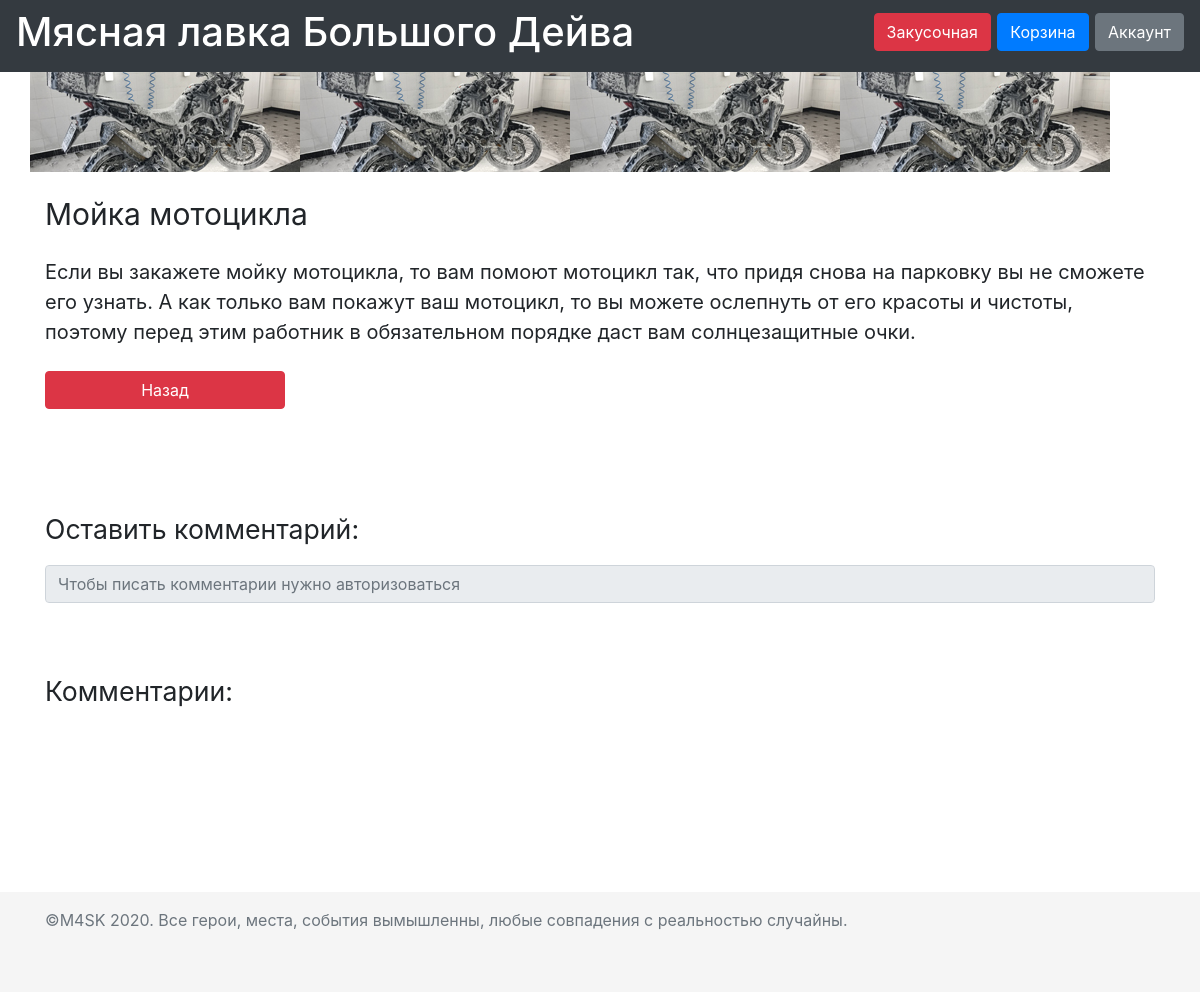
/motorcycle_workshop/2, run on an earlier commit of the app's database.
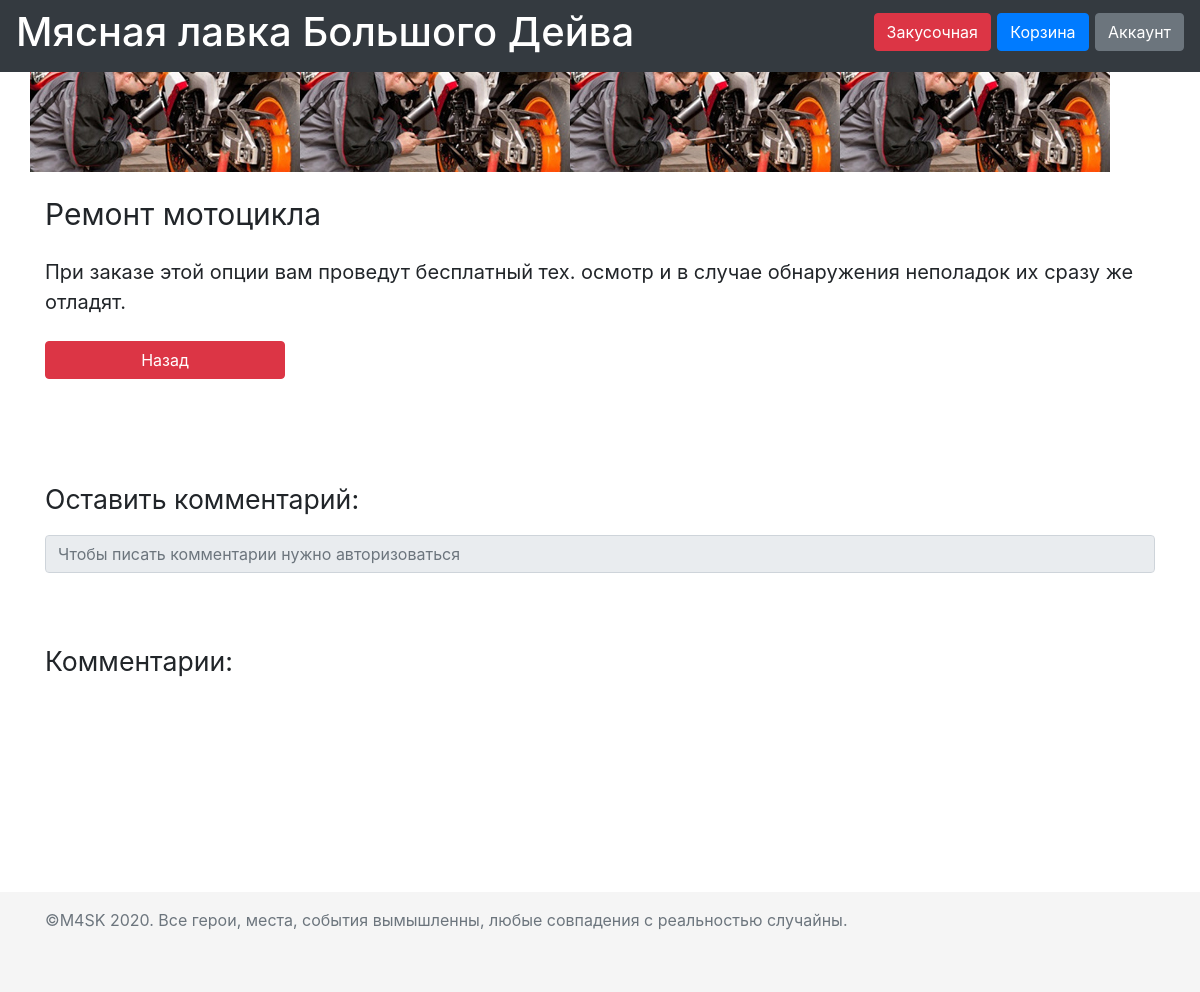
And on a later commit of the database.
### data/Services.py (models this page shows, shortened)
class Services(SqlAlchemyBase, UserMixin, SerializerMixin):
    __tablename__ = 'services'
    id = sqlalchemy.Column(sqlalchemy.Integer, primary_key=True, autoincrement=True)
    photo = sqlalchemy.Column(sqlalchemy.String)
    name = sqlalchemy.Column(sqlalchemy.String, nullable=True)
    short_description = sqlalchemy.Column(sqlalchemy.String, nullable=True)
    full_description = sqlalchemy.Column(sqlalchemy.String, nullable=True)
    price = sqlalchemy.Column(sqlalchemy.Float, nullable=True)
    cart = orm.relation("Cart", back_populates='services')
    comment = orm.relation("Comment", back_populates='services')

### flask_app.py (the view)
    @app.route('/motorcycle_workshop/<int:id>', methods=['GET', 'POST'])
    def current_services(id):
        session = db_session.create_session()
        services = session.query(Services).get(id)
        comment = session.query(Comment).filter(Comment.services == services).all()
        comment.reverse()
        print(comment)
        if current_user.is_authenticated:
            user = session.query(User).filter(User.id == current_user.id).first()
            form = CommentForm()
            if form.validate_on_submit():
                comm = Comment(
                    text=form.comment.data,
                    services=services,
                    user=user
                )
                session.add(comm)
                session.commit()
                return redirect('/motorcycle_workshop/' + str(id))
        else:
            user = False
            form = None
        return render_template('motorcycle_workshop_services.html', title=services.name, services=services, user=user,
                               form=form, comment=comment)

### data/db_session.py (called while the page is built)
def create_session() -> Session:
    global __factory
    return __factory()

### templates/motorcycle_workshop_services.html (shortened to what this page needs)
{% extends "base_motorcycle_workshop.html" %}
{% block content %}
<div class="row">
    <img src={{ services.photo }} alt={{ services.photo }}>
    <img src={{ services.photo }} alt={{ services.photo }}>
    <img src={{ services.photo }} alt={{ services.photo }}>
    <img src={{ services.photo }} alt={{ services.photo }}>
</div>
<p style="font-size: 30px;">
    {{ services.name }}<br>
</p>
<p style="font-size: 20px;">{{ services.full_description }}</p>
<p>
    <a href="/motorcycle_workshop" class="btn btn-danger" style="width: 15rem; height: 2,5rem;">Назад</a>
</p>
<p><br><br>Оставить комментарий:</p>
{% if user %}
<div class="card" style="width: 48rem; margin: 10px;">
    <form action="" method="post">
        {{ form.hidden_tag() }}
        {{ form.csrf_token }}
        <div class="form-group row">
            <label for="staticEmail" class="col-sm-2 col-form-label">Имя</label>
            <div class="col-sm-10">
                <input type="text" readonly class="form-control-plaintext" id="staticEmail"
                       value="{{user.surname}} {{user.name}}">
            </div>
        </div>
        {{ form.comment.label }}<br>
        {{ form.comment(class="form-control") }}<br>
        {{ form.submit(type="submit", class="btn btn-danger") }}
    </form>
</div>
{% else %}
<input class="form-control" type="text" placeholder="Чтобы писать комментарии нужно авторизоваться" readonly>
{% endif %}
<br>
<br>
<p>Комментарии:</p>
{% endblock %}

What changed in the data, as far as the page shows it:
changed Services: photo: a different picture; name "Мойка мотоцикла" → "Ремонт мотоцикла"; full_description "Если вы закажете мойку мотоцикла, то вам помоют мотоцикл так, что придя снова на парковку вы не сможете его узнать. А как только вам покажут ваш мотоцикл, то вы можете ослепнуть от его красоты и чистоты, поэтому перед этим работник в обязательном порядке даст вам солнцезащитные очки." → "При заказе этой опции вам проведут бесплатный тех. осмотр и в случае обнаружения неполадок их сразу же отладят."
